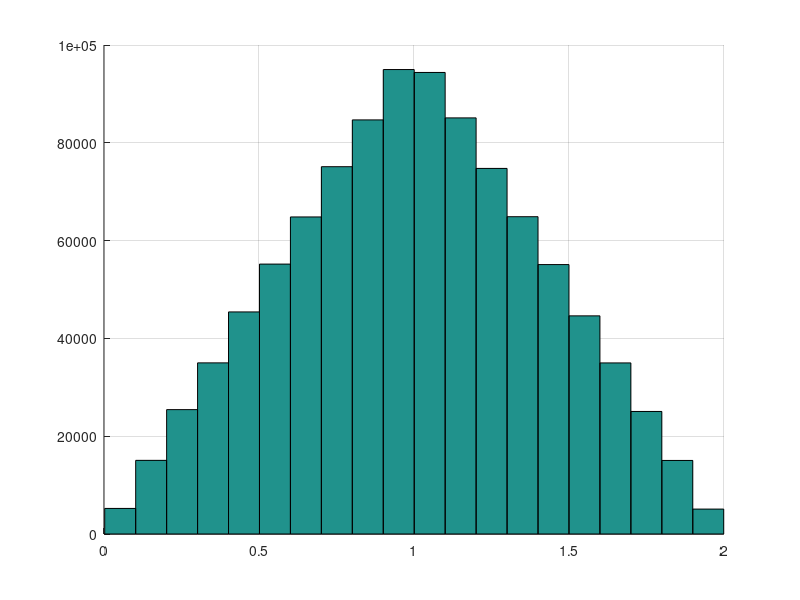

Here is the MATLAB script that generated this plot:
clc;
clear;
hold on;
pkg load statistics;

N = 1000000;
X = unifrnd(0, 1, N, 1);
Y = unifrnd(0, 1, N, 1);

hist(X+Y, 20);
grid on;